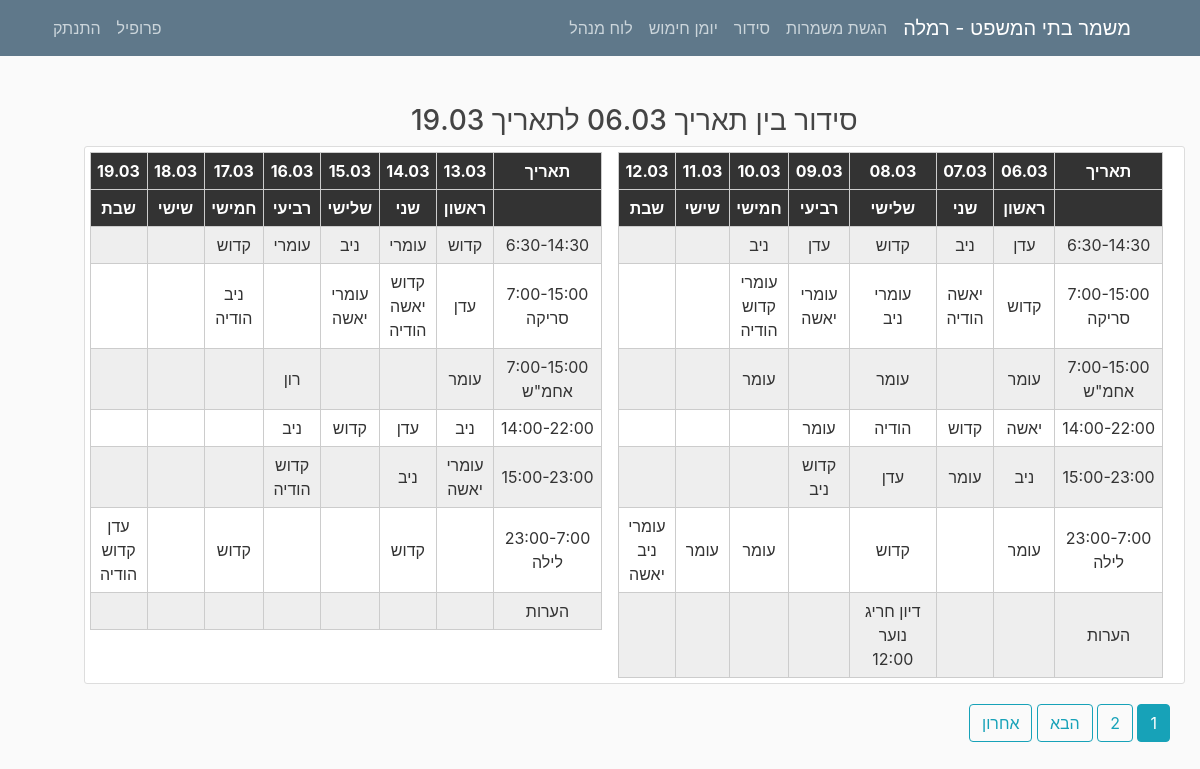
Screenshot of /organization/ (signed in) with the database file from the repository.
### mishmar/models.py (models this page shows, shortened)
class Settings(models.Model):
    submitting = models.BooleanField(default=True, verbose_name="ניתן להגיש/לשנות הגשות")
    pin_code = models.IntegerField(default=1234, verbose_name="קוד זיהוי")
    officer = models.CharField(max_length=20, verbose_name="קצין מתקן")
    city = models.CharField(max_length=100, verbose_name="עיר")
    max_seq0 = models.IntegerField(default=2, verbose_name="מספר רצפים מקסימלי לילה לצהריים")
    max_seq1 = models.IntegerField(default=2, verbose_name="מספר רצפים מקסימלי צהריים לבוקר")
    version = models.CharField(max_length=10, default="1.0", verbose_name="גרסה")
    friday_morning = models.BooleanField(default=False, verbose_name="שישי בוקר נחשב במינימום הגשות?", blank=True)
    friday_noon = models.BooleanField(default=False, verbose_name="שישי בצהריים נחשב במינימום הגשות?", blank=True)
    num_mags = models.PositiveIntegerField(default=3, verbose_name="מספר מחסניות")
    hand_cuffs = models.PositiveIntegerField(default=8, verbose_name="מספר אזיקים")
    num_mag_cases = models.PositiveIntegerField(default=8, verbose_name="מספר פונדות")
    num_gun_cases = models.PositiveIntegerField(default=8, verbose_name="מספר נרתיקים")

class Organization1(models.Model):
    date = models.DateField(default=timezone.now)
    num_weeks = models.IntegerField(default=2, blank=False)
    published = models.BooleanField(default=False, verbose_name="פרסום")
    weeks_data = JSONField()
    class Meta:
        verbose_name = "סידור עבודה"
        verbose_name_plural = "סידורי עבודה"

class OrganizationShift(models.Model):
    title = models.CharField(max_length=200, verbose_name="משמרת")
    index = models.IntegerField(default=1, verbose_name="מספר משמרת")
    shift_num = models.IntegerField(default=1, verbose_name="סוג משמרת")
    sub_title = models.CharField(max_length=200, verbose_name="כותרת משמרת", blank=True, null=True)
    opening = models.BooleanField(default=False, verbose_name="פתיחה", blank=True)
    manager = models.BooleanField(default=False, verbose_name="אחמש", blank=True)
    pull = models.BooleanField(default=False, verbose_name="משיכה", blank=True)
    class Meta:
        verbose_name = "משמרת מבנה סידור"
        verbose_name_plural = "משמרות מבנה סידור"

### users/models.py (models this page shows, shortened)
class UserSettings(models.Model):
    user = models.OneToOneField(User, on_delete=models.CASCADE)
    nickname = models.CharField(default="אין", max_length=20, verbose_name="כינוי", blank=True)
    night = models.IntegerField(default=0, verbose_name="לילה")
    sat_night = models.IntegerField(default=0, verbose_name="שישי לילה/מוצ\"ש")
    fri_noon = models.IntegerField(default=0, verbose_name="שישי צהריים")
    sat_morning = models.IntegerField(default=0, verbose_name="שבת בוקר/צהריים")
    image = models.TextField(default="", verbose_name="תמונה", blank=True)
    sat = models.BooleanField(default=False, verbose_name="עושה רק מוצ\"ש")
    language = models.CharField(default="hebrew", max_length=30, verbose_name="שפה")
    class Meta:
        verbose_name = "הגדרות משתמש"
        verbose_name_plural = "הגדרות משתמשים"

### mishmar/views.py (the view)
# urls.py: path("organization/", OrganizationListView.as_view(), name="Organization"),
class OrganizationListView(LoginRequiredMixin, ListView):
    model = Organization
    template_name = "mishmar/organizations_list.html"
    context_object_name = "organizations"
    ordering = ["-date"]
    paginate_by = 1
    def get_context_data(self, **kwargs):
        ctx = super(OrganizationListView, self).get_context_data(**kwargs)
        shifts = OrganizationShift.objects.all().order_by('shift_num', 'index')
        ctx["shifts"] = shifts
        return ctx

### mishmar/views.py (called while the page is built)
@register.filter
def check_keys(key, dictionary):
    for i in range(1, 8):
        if f'{i}@{key.id}' in dictionary.keys():
            return True
    return False

@register.filter
def get_week_shift(shift, week):
    shifts = []
    for i in range(1, 8):
        if f'{i}@{shift.id}' in week.keys():
            shifts.append(week[f'{i}@{shift.id}'])
        else:
            break
    return shifts

@register.filter
def get_city(string):
    settings = Settings.objects.all().first()
    return settings.city

@register.filter
def isStaff(user):
    return user.groups.filter(name='staff').exists()

@register.filter
def getmonth(month):
    letter = month.lower()[0]
    if (letter >= 'a' and letter <= 'z'):
        return month
    else:
        months_he = ["ינו", "פבר", "מרץ", "אפר", "מאי", "יונ", "יול", "אוג", "ספט", "אוק", "נוב", "דצמ"]
        months = ["jan", "feb", "mar", "apr", "may", "jun", "jul", "aug", "sep", "oct", "nov", "dec"]
        return months[months_he.index(month)]

@register.filter
def getday(string):
    letter = datetime.datetime.now().strftime("%b").lower()[0]
    if (letter >= 'a' and letter <= 'z'):
        return datetime.datetime.now()
    return datetime.datetime.now()

@register.filter(name="translate_text")
def translate_text(text, user, from_language="hebrew"):
    if user.is_authenticated:
        user_settings = USettings.objects.all().filter(user=user).first()
        if from_language != user_settings.language:
            langs_dict = GoogleTranslator.get_supported_languages(as_dict=True)
            translator = GoogleTranslator(source='auto', target=langs_dict[user_settings.language])
            return translator.translate(text).capitalize()
    return text

@register.filter
def get_base_string(user, num):
    return translate_text(base_strings[int(num)], user, "hebrew")

@register.filter
def clip_days(days, num_week):
    new_days = []
    for i in range(num_week * 7, num_week * 7 + 7):
        new_days.append(days[i])
    return new_days

@register.filter
def get_days(organization):
    days = []
    for x in range(organization.num_weeks * 7):
        days.append(organization.date + datetime.timedelta(days=x))
    return days

@register.filter
def get_weeks(organization):
    weeks = []
    for i in range(organization.num_weeks):
        weeks.append(organization.weeks_data[str(i)])
    return weeks

### mishmar/templates/mishmar/organizations_list.html (shortened to what this page needs)
{% extends "mishmar/base.html" %}
{% block content %}
{% if request.user.username != 'metagber' %}
    {% for organization in organizations %}
        <h3 style="align-items: center">סידור בין תאריך {{ organization|get_days|first|date:"d.m" }} לתאריך {{ organization|get_days|last|date:"d.m" }}</h3>
        {% if organization.published or organization|get_num_organization != 0 %}
        <div class="content-section row">
            {% for week in organization|get_weeks %}
                <div style="margin-right: 1em">
        <table class="responsive-table-input-matrix" style="align-items: center; margin-left: 10px">
                <thead>
                <tr>
                    <th>תאריך</th>
                    {% for day in organization|get_days|clip_days:forloop.counter0 %}
                        <th>{{ day|date:"d.m" }}</th>
                        {% endfor %}
                </tr>
                <tr>
                    <th></th>
                    <th>ראשון</th>
                    <th>שני</th>
                    <th>שלישי</th>
                    <th>רביעי</th>
                    <th>חמישי</th>
                    <th>שישי</th>
                    <th>שבת</th>
                </tr>
                </thead>
                <tbody>
                {% for key in shifts %}
                {% if key|check_keys:week %}
                <tr style="align-content: end">
                    <td>{{ key.title }} <br> {% if key.sub_title != None %} {{key.sub_title}} {%endif %}</td>
                    {% for shift in key|get_week_shift:week %}
                    <td class="tableA">{{shift}}</td>
                    {% endfor %}
                </tr>
                {% endif %}
                {% endfor %}
                </tbody>
            </table>
                    </div>
                {% endfor %}
            </div>
        {% else %}
        <h3 style="margin-top: 10px">עדיין לא פורסם סידור</h3>
        {% endif %}
            {% endfor %}
    {% if is_paginated %}
      {% for num in page_obj.paginator.page_range %}
        {% if page_obj.number == num %}
          <a class="btn btn-info mb-4" href="?page={{ num }}">{{ num }}</a>
        {% elif num > page_obj.number|add:'-3' and num < page_obj.number|add:'3' %}
          <a class="btn btn-outline-info mb-4" href="?page={{ num }}">{{ num }}</a>
        {% endif %}
      {% endfor %}
      {% if page_obj.has_next %}
        <a class="btn btn-outline-info mb-4" href="?page={{ page_obj.next_page_number }}">הבא</a>
        <a class="btn btn-outline-info mb-4" href="?page={{ page_obj.paginator.num_pages }}">אחרון</a>
      {% endif %}
    {% endif %}
{% endif %}
{% endblock content %}

### mishmar/templates/mishmar/base.html (shortened to what this page needs)
{% load static %}
<!DOCTYPE html>
<html dir = rtl>
<head>
    <link rel="stylesheet" href="https://maxcdn.bootstrapcdn.com/bootstrap/4.0.0/css/bootstrap.min.css">
    <link rel="stylesheet" type="text/css" href="{% static 'mishmar/main.css' %}">
    <link rel="stylesheet" type="text/css" href="{% static 'mishmar/matrix.css' %}">
    <link rel="stylesheet" type="text/css" href="{% static 'mishmar/neon.css' %}">
</head>
<body>
    <header class="site-header">
      <nav class="navbar navbar-expand-md navbar-dark bg-steel fixed-top">
        <div class="container">
          <a class="navbar-brand mr-4" href="{% url 'Home' %}">משמר בתי המשפט - {{ ""|get_city }}</a>
          <div class="collapse navbar-collapse" id="navbarToggle">
            <div class="navbar-nav ">
              {% if request.user.is_authenticated %}
              {% if request.user.username != 'metagber' %}
              <a style="margin-right: 0.5em" class="nav-item nav-link" href="{% url 'Serve' %}">{{ request.user|get_base_string:"1" }}</a>
                <a  class="nav-item nav-link" href="{% url 'Organization' %}">{{ request.user|get_base_string:"2" }}</a>
                {% endif %}
                <a  class="nav-item nav-link" href="{% url 'armingday' year='today'|getday|date:'Y' month='today'|getday|date:'b'|getmonth day='today'|getday|date:'d' %}">יומן חימוש</a>
                {% endif %}
                {% if request.user|isStaff %}
                    <a  class="nav-item nav-link" href="{% url 'staff-panel' %}">לוח מנהל</a>
                {% endif %}
            </div>
            <div class="navbar-nav mr-auto">
                {% if request.user.is_authenticated %}
                {% if request.user.username != 'metagber' %}
                    <a class="nav-item nav-link" href="{% url 'profile' %}">{{ request.user|get_base_string:"6" }}</a>
                    {% endif %}
                    <a class="nav-item nav-link" href="{% url 'logout' %}">{{ request.user|get_base_string:"7" }}</a>
                 {% else %}
                    <a class="nav-item nav-link" href="{% url 'login' %}">{{ request.user|get_base_string:"8" }}</a>
                    <a class="nav-item nav-link" href="{% url 'register' %}">{{ request.user|get_base_string:"9" }}</a>
                {% endif %}
            </div>
          </div>
        </div>
      </nav>
    </header>
    <main role="main" class="container">
      <div class="row" dir="rtl">
        <div>
          {% block content %}{% endblock %}
        </div>
      </div>
    </main>
</body>
</html>

### mishmar/static/mishmar/main.css (style rules this page uses)
body { background: #fafafa; color: #333333; margin-top: 5rem; padding: 1.5em; direction: rtl; text-align: right; }
h1, h2, h3, h4, h5, h6 { color: #444444; direction: rtl; text-align: center; }
.bg-steel { background-color: #5f788a; }
.site-header .navbar-nav .nav-link { color: #cbd5db; }
.content-section { background: #ffffff; padding: 5px 5px; border: 1px solid #dddddd; border-radius: 3px; margin-bottom: 20px; direction: rtl; text-align: center; }

### mishmar/static/mishmar/matrix.css (style rules this page uses)
table { width: 100%; border-collapse: collapse; }
tr:nth-of-type(odd) { background: #eee; }
th { background: #333; color: white; font-weight: bold; }
td, th { padding: 6px; border: 1px solid #ccc; text-align: center; white-space: pre-line; }
.tableA { max-width: 85px; }

### rows the page displays
Settings: city "רמלה"
Organization1: num_weeks+date "19.03", organization "06.03" "07.03" "08.03" "09.03" "10.03" "11.03" "12.03" "13.03" "14.03" "15.03" "16.03" "17.03" "18.03" "19.03", published True (drawn)
OrganizationShift: title "6:30-14:30", key "עדן" "ניב" "קדוש" "עדן" "ניב" "קדוש" "עומרי" "ניב" "עומרי" "קדוש"
OrganizationShift: title "7:00-15:00", sub_title "סריקה", key "קדוש" "יאשה הודיה" "עומרי ניב" "עומרי יאשה" "עומרי קדוש הודיה" "עדן" "קדוש יאשה הודיה" "עומרי יאשה" "ניב הודיה"
OrganizationShift: title "7:00-15:00", sub_title "אחמ\"ש", key "עומר" "עומר" "עומר" "עומר" "רון"
OrganizationShift: title "14:00-22:00", key "יאשה" "קדוש" "הודיה" "עומר" "ניב" "עדן" "קדוש" "ניב"
OrganizationShift: title "15:00-23:00", key "ניב" "עומר" "עדן" "קדוש ניב" "עומרי יאשה" "ניב" "קדוש הודיה"
OrganizationShift: title "23:00-7:00", sub_title "לילה", key "עומר" "קדוש" "עומר" "עומר" "עומרי ניב יאשה" "קדוש" "קדוש" "עדן קדוש הודיה"
OrganizationShift: title "הערות", key "דיון חריג נוער 12:00"

### other values shown
{{ request.user|get_base_string:"1" }} "הגשת משמרות"
{{ request.user|get_base_string:"2" }} "סידור"
{{ request.user|get_base_string:"6" }} "פרופיל"
{{ request.user|get_base_string:"7" }} "התנתק"
{{ num }} "1"
{{ num }} "2"
